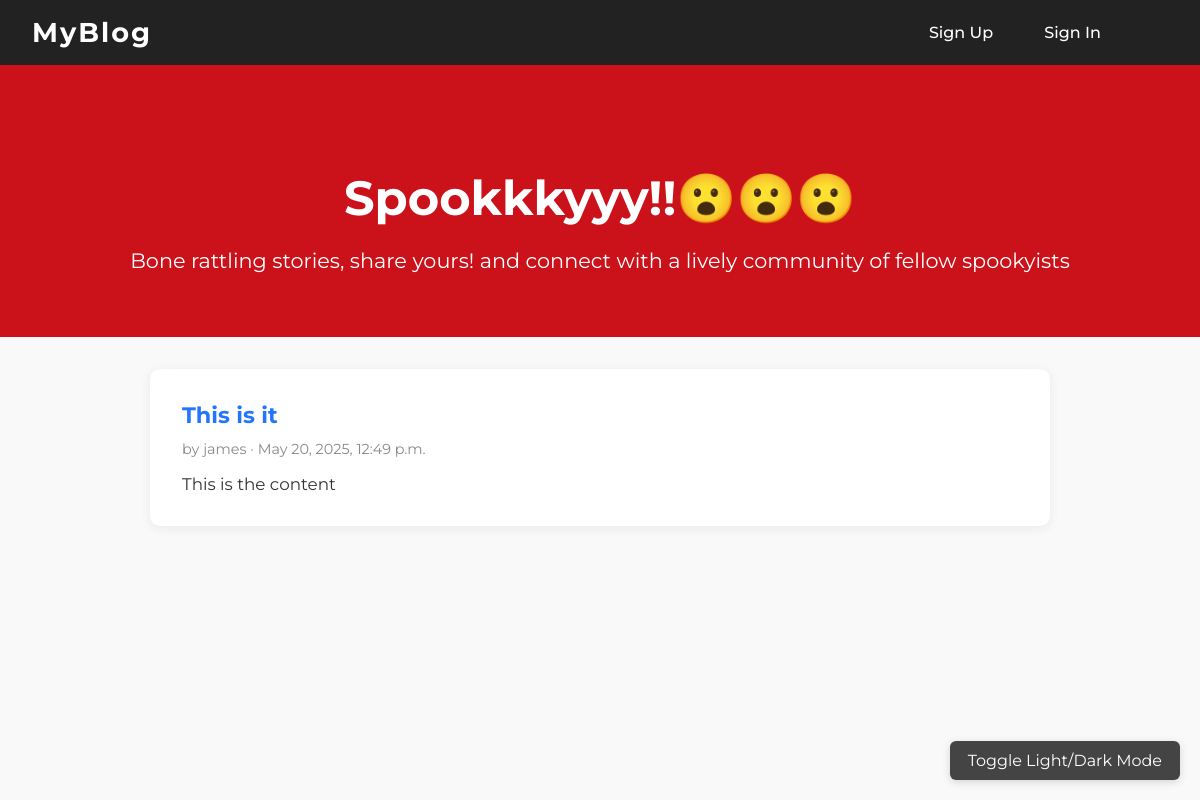
Before: / with the older database file.
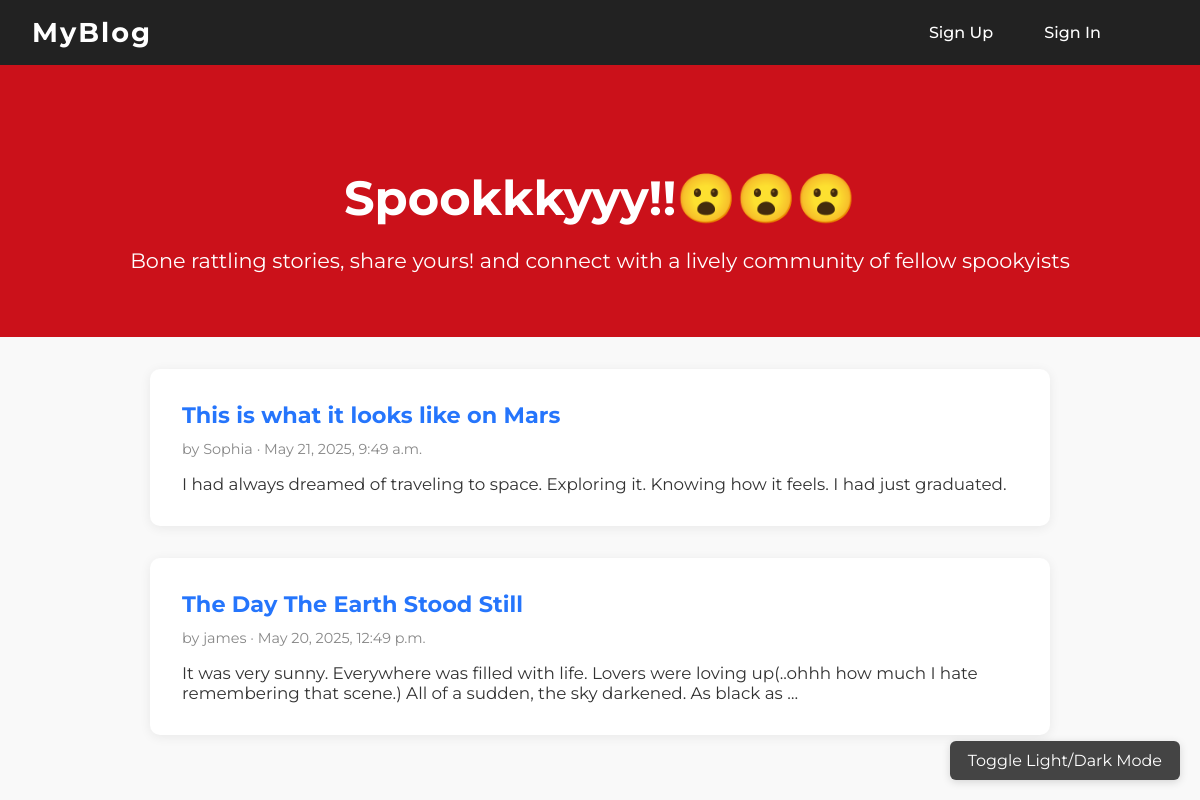
After: the same page with the newer database file.
### blog/models.py (models this page shows)
class Post(models.Model):
    title = models.CharField(max_length=200)
    content = models.TextField()
    author = models.ForeignKey(User, on_delete=models.CASCADE)
    created_at = models.DateTimeField(default=datetime.now, blank=True)

### blog/views.py (the view)
# urls.py: path('', views.index, name='index'),
def index(request):
    posts = Post.objects.all()
    return render(request, 'index.html', {'posts': posts})

### templates/index.html (shortened to what this page needs)
{% load static %}
<!DOCTYPE html>
<html lang="en">
<head>
    <link rel="stylesheet" href="{% static 'style.css' %}">
</head>
<body>
    {% include 'navbar.html' %}
    <section class="hero">
        <h1>Spookkkyyy!!😮😮😮</h1>
        <p>Bone rattling stories, share yours! and connect with a lively community of fellow spookyists</p>
    </section>
    {% for post in posts reversed %}
    <section class="posts">
        <div class="post-card">
            <a style="text-decoration: none;" href="/post/{{post.id}}"><div class="post-title">{{post.title}}</div></a>
            <div class="post-meta">by {{post.author}} · {{post.created_at}}</div>
            <div class="post-excerpt">
                {{post.content|truncatewords:30}}
            </div>
        </div>
    </section>
    {% endfor %}
</body>
</html>

### templates/navbar.html
    {% if user.is_authenticated %}
    <nav class="navbar">
        <a href="{% url 'index' %}" style="text-decoration: none; color: #fff;"><div class="logo">Spooky</div></a>
        <ul>
            <li><a href="{% url 'logout' %}">Log Out</a></li>
            <li><a href="{% url 'create_post' %}">Create Post</a></li>
            <li><a href="{% url 'index' %}">Dashboard</a></li>
            <li><a href="">{{user.username}}</a></li>
        </ul>
    </nav>
    {% else %}
        <nav class="navbar">
        <div class="logo">MyBlog</div>
        <ul>
            <li><a href="{% url 'register' %}">Sign Up</a></li>
            <li><a href="{% url 'login' %}">Sign In</a></li>
            <li><a href="">{{user.username}}</a></li>
        </ul>
    </nav>
    {% endif %}

### static/style.css (style rules this page uses)
body { font-family: 'Montserrat', sans-serif; margin: 0; background: #f9f9f9; color: #222; }
.navbar { background: #222; color: #fff; padding: 1rem 2rem; display: flex; justify-content: space-between; align-items: center; }
.navbar .logo { font-size: 1.7rem; font-weight: bold; letter-spacing: 2px; }
.navbar ul { list-style: none; display: flex; gap: 1.2rem; margin: 0; padding: 0; }
.navbar ul li { display: inline; }
.navbar ul li a { color: #fff; text-decoration: none; font-weight: 500; padding: 0.5rem 1rem; border-radius: 4px; transition: background 0.2s; }
.hero { text-align: center; padding: 4rem 2rem 2rem 2rem; background: linear-gradient(120deg, #cb111a 100%, #050c18 100%); color: #fff; }
.hero h1 { font-size: 3rem; margin-bottom: 1rem; font-weight: 700; }
.hero p { font-size: 1.3rem; margin-bottom: 2rem; }
.posts { max-width: 900px; margin: 2rem auto; display: grid; grid-template-columns: repeat(auto-fit, minmax(280px, 1fr)); gap: 2rem; }
.post-card { background: #fff; border-radius: 10px; box-shadow: 0 2px 12px rgba(0,0,0,0.07); padding: 2rem; transition: box-shadow 0.2s; }
.post-title { font-size: 1.4rem; font-weight: bold; margin-bottom: 0.7rem; color: #2575fc; }
.post-meta { font-size: 0.9rem; color: #888; margin-bottom: 1rem; }
.post-excerpt { font-size: 1.05rem; color: #333; }

Changed rows visible on the page:
added Post: title "This is what it looks like on Mars", author "Sophia", created_at "May 21, 2025, 9:49 a.m.", content "I had always dreamed of traveling to space. Exploring it. Knowing how it feels. I had just graduated."
changed Post "james": title "This is it" → "The Day The Earth Stood Still"; content "This is the content" → "It was very sunny. Everywhere was filled with life. Lovers were loving up(..ohhh how much I hate remembering that scene.) All of a sudden, the sky darkened. As black as …"
